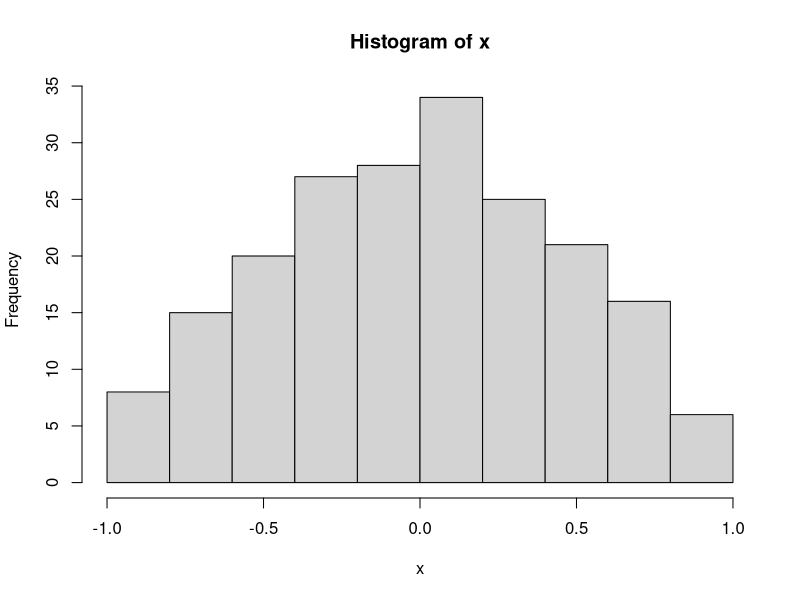

Reproduce this figure in R. (Note: this script raises an error after producing the figure.)
#Gere uma amostra aleatória de tamanho 200 da distribuição f(x)=x+1, -1<x<0, -x+1, 0<x<1:
n=200
set.seed(1142)
u=runif(n)
x=ifelse(u<=0.5,sqrt(2*u)-1,1-sqrt(2*(1-u)))
hist(x)
f<-  function(x){
  y=ifelse(x<=0 & x>=-1,x+1,ifelse(x>=0 & x<=1,-x+1,0))
}
return(y)
hist(x,ylim=c(0,1),freq=F)
curve(f(x),col=4,add=T)

#Gere uma amostra aleatória de tamanho 200 da distribuição f(x)=4x, 0<x<1/2, 4(1-x), 1/2<x<1:
n=200
set.seed(1142)
u=runif(n)
x=ifelse(u<=0.5,sqrt(2*u/4),1-(sqrt(2-2*u)/2))
hist(x,freq=F)
f<-  function(x){
  y=ifelse(x>=0 & x<=1/2,4*x,ifelse(x>=1/2,4*(1-x),0))
  return(y)}

hist(x,freq=F)
curve(f(x),col=4,add=T)

